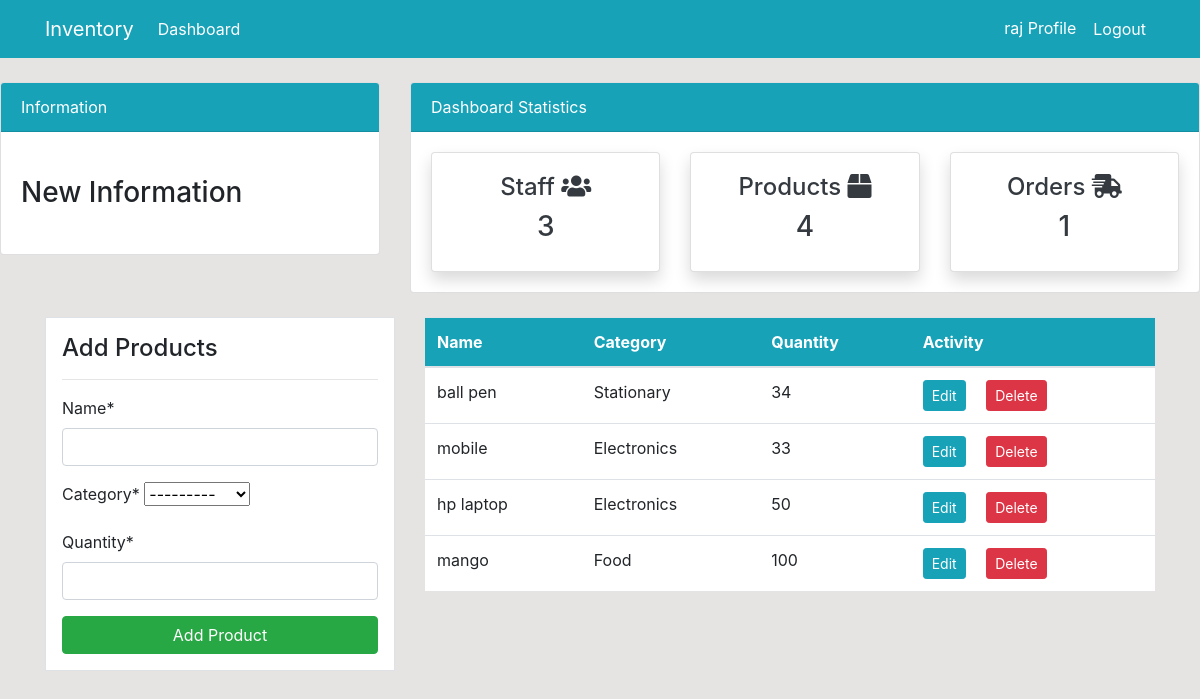
/products/ (signed in), run on an earlier commit of the app's database.
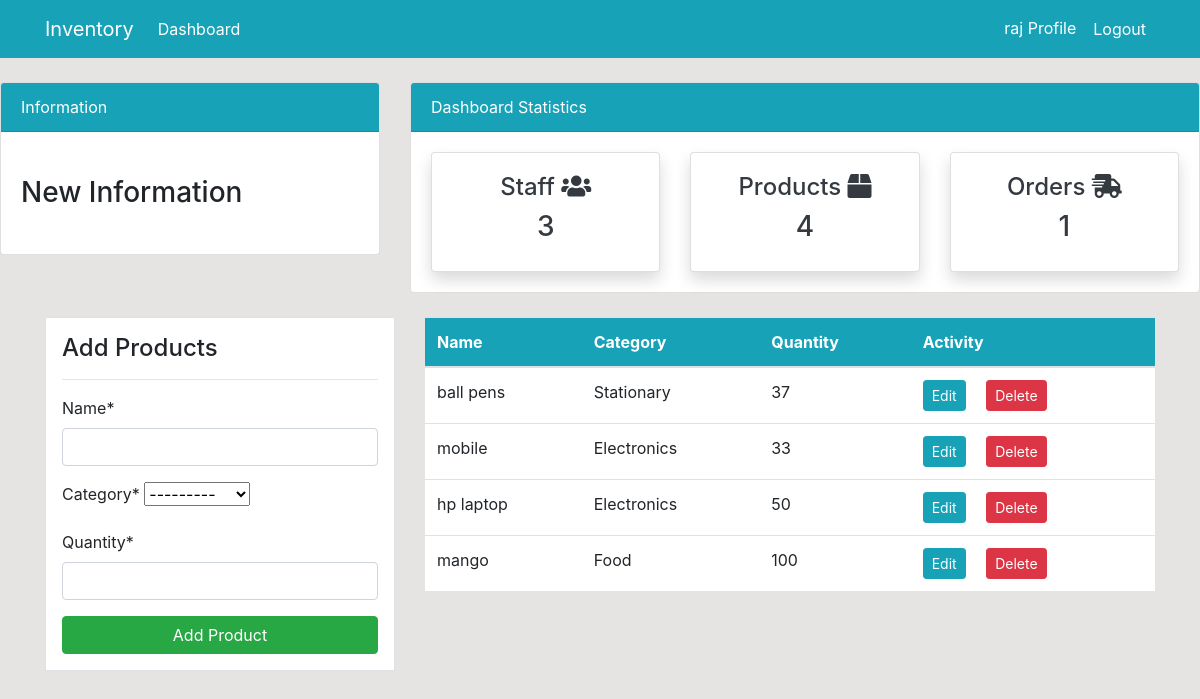
And on a later commit of the database.
### dashboard/models.py (models this page shows, shortened)
class Product(models.Model):
    name = models.CharField(max_length=100, null=True)
    quantity = models.PositiveIntegerField(null=True)
    category = models.CharField(max_length=50, choices=CATEGORY, null=True)
    class Meta:
        verbose_name_plural = 'Product'

### dashboard/views.py (the view)
# urls.py: path('products/', views.products, name='dashboard-products'),
@login_required
def products(request):
    items = Product.objects.all()
    product_count = items.count()
    workers_count = User.objects.all().count()
    orders_count = Order.objects.all().count()
    if request.method == 'POST':
        form = ProductForm(request.POST)
        if form.is_valid():
            form.save()
            product_name = form.cleaned_data.get('name')
            messages.success(request, f'{product_name} has been added')
            return redirect('dashboard-products')
    else:
        form = ProductForm()
    context = {
        'items': items,
        'form': form,
        'workers_count' : workers_count,
        'orders_count' : orders_count,
        'product_count' : product_count
    }
    return render(request, 'dashboard/products.html', context)

### dashboard/forms.py
class ProductForm(forms.ModelForm):
    class Meta:
        model = Product
        fields = ['name', 'category', 'quantity']

### templates/dashboard/products.html (shortened to what this page needs)
{% extends 'partials/base.html' %}
{% load crispy_forms_tags %}
{%block content %}
    {% include 'partials/topnav.html' %}
    <div class="container">
        <div class="row my-4">
            <div class="col-md-4">
                <div class="border bg-white p-3">
                    <h4>Add Products</h4>
                    <hr>
                    <form method="POST">
                        {{ form|crispy }}
                        <input class="btn btn-success btn-block" type="submit" value="Add Product">
                    </form>
                </div>
            </div>
            <div class="col-md-8">
                <table class="table bg-white">
                    <thead class="bg-info">
                        <tr class="text-white">
                            <th scope="col">Name</th>
                            <th scope="col">Category</th>
                            <th scope="col">Quantity</th>
                            <th scope="col">Activity</th>
                        </tr>
                    </thead>
                    <tbody>
                        {% for item in items %}
                        <tr>
                                <td>{{ item.name }}</td>
                                <td>{{ item.category }}</td>
                                <td>{{ item.quantity }}</td>
                            <td>
                                <a class="btn btn-info btn-sm mr-2"
                                    href="{% url 'dashboard-products-update' item.id %}">Edit</a>
                                <a class="btn btn-danger btn-sm ml-2"
                                    href="{% url 'dashboard-products-delete' item.id %}">Delete</a>
                            </td>
                        </tr>
                        {% endfor %}
                    </tbody>
                </table>
            </div>
        </div>
    </div>
{% endblock %}

What changed in the data, as far as the page shows it:
changed Product "Stationary": name "ball pen" → "ball pens"; quantity "34" → "37"
